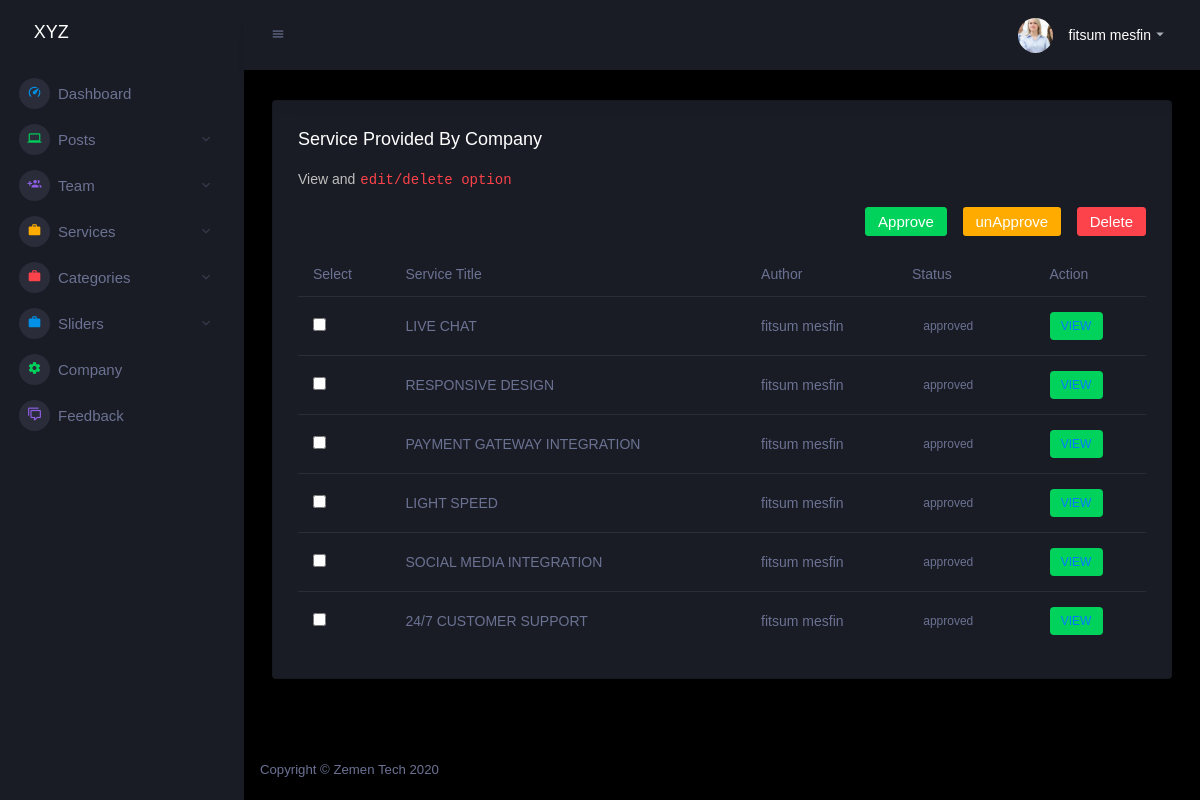
The page /Admin/service_view.php (signed in) on the database its author committed.
### tables this page shows
CREATE TABLE `services` (
  `s_id` int(11) NOT NULL,
  `s_title` varchar(500) NOT NULL,
  `s_description` varchar(2000) NOT NULL,
  `s_image` varchar(500) DEFAULT NULL,
  `s_author` varchar(500) NOT NULL,
  `s_status` varchar(256) NOT NULL DEFAULT 'pending',
  `s_date` date DEFAULT NULL
);

CREATE TABLE `team_members` (
  `tm_id` int(11) NOT NULL,
  `tm_name` varchar(500) NOT NULL,
  `tm_email` varchar(500) NOT NULL,
  `tm_password` varchar(500) NOT NULL,
  `tm_contact` varchar(500) NOT NULL,
  `tm_role` varchar(500) NOT NULL DEFAULT 'no specified',
  `tm_status` varchar(500) NOT NULL DEFAULT 'pending',
  `tm_photo` varchar(256) NOT NULL,
  `tm_description` varchar(1000) NOT NULL,
  `tm_profession` varchar(500) NOT NULL,
  `tm_code` int(11) NOT NULL
);

### Admin/includes/servicecontrol.php (the view, shortened to what this page needs)
<?php
include_once "db.inc.php";
class Service{
    public function viewService(){
        GLOBAL $conn;
        $sql ="SELECT `s_id`, `s_title`, `s_description`, `s_image`, `s_author`, `s_status`, `s_date` FROM `services` WHERE 1";
        try{
            $result = $conn->query($sql);
            while($rows = $result->fetch_assoc()){
                $s_author = $rows['s_author'];
                $sql2 = "SELECT `tm_name` FROM `team_members` WHERE `tm_id`='$s_author'";
                $result2 = $conn->query($sql2);
                $rows2 = $result2->fetch_assoc();
            echo"
            <tr>
            <td>
            <input type='checkbox' id='selectedService' name='selectedService[]' value=".$rows['s_id']."></input></td>
                <td>".$rows['s_title']."</td>
                <td>".$rows2['tm_name']."</td>
                <td><label class='badge '>".$rows['s_status']."</label></td>
                <td><label class='badge badge-success'><a href='service_preview?s_id=".$rows['s_id']."'>VIEW</a></label></td>
            </tr>
            ";
            }
        }catch(Exception $e){
            $e=$e->getMessage();
            Header("Location: error_message?message=$e");
        }
    }
}
?>

### rows shown on the page
services: s_title "LIVE CHAT", team_members.tm_name "fitsum mesfin", s_status "approved"
services: s_title "RESPONSIVE DESIGN", team_members.tm_name "fitsum mesfin", s_status "approved"
services: s_title "PAYMENT GATEWAY INTEGRATION", team_members.tm_name "fitsum mesfin", s_status "approved"
services: s_title "LIGHT SPEED", team_members.tm_name "fitsum mesfin", s_status "approved"
services: s_title "SOCIAL MEDIA INTEGRATION", team_members.tm_name "fitsum mesfin", s_status "approved"
services: s_title "24/7 CUSTOMER SUPPORT", team_members.tm_name "fitsum mesfin", s_status "approved"

### other values the page prints
$tm_name "fitsum mesfin"
